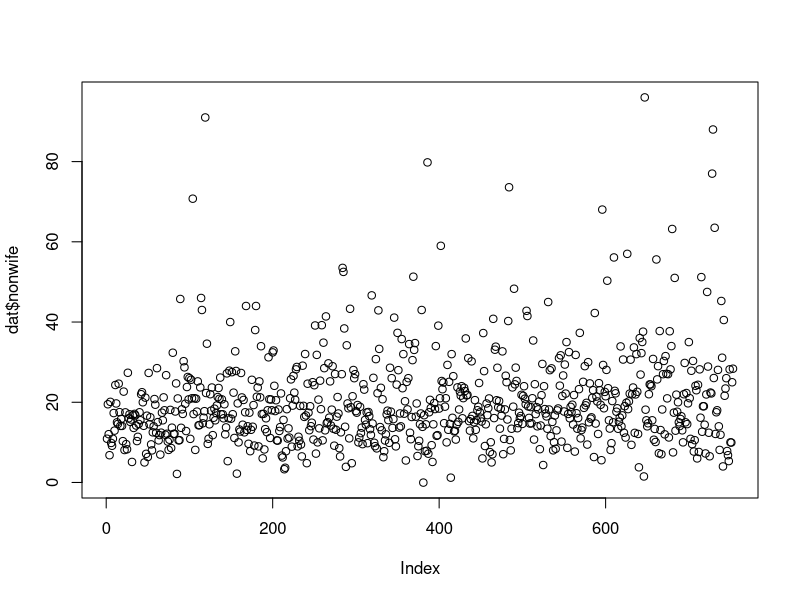
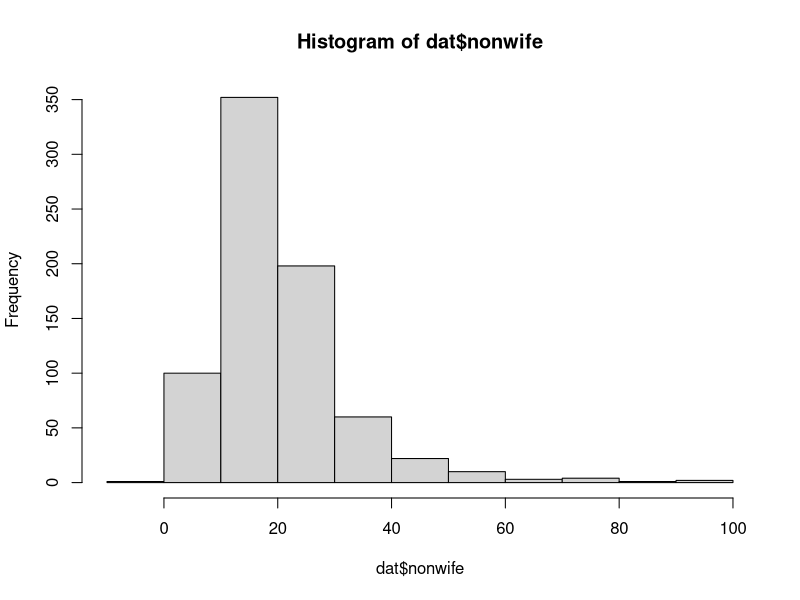
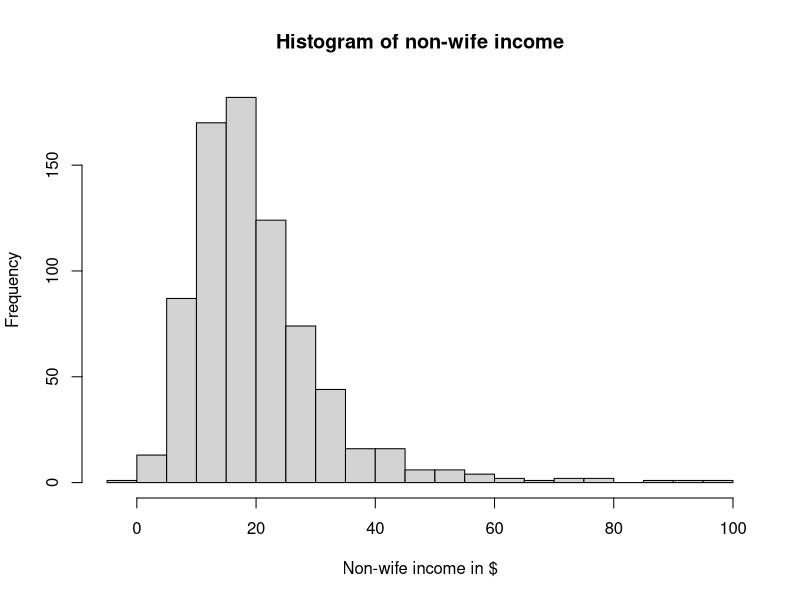
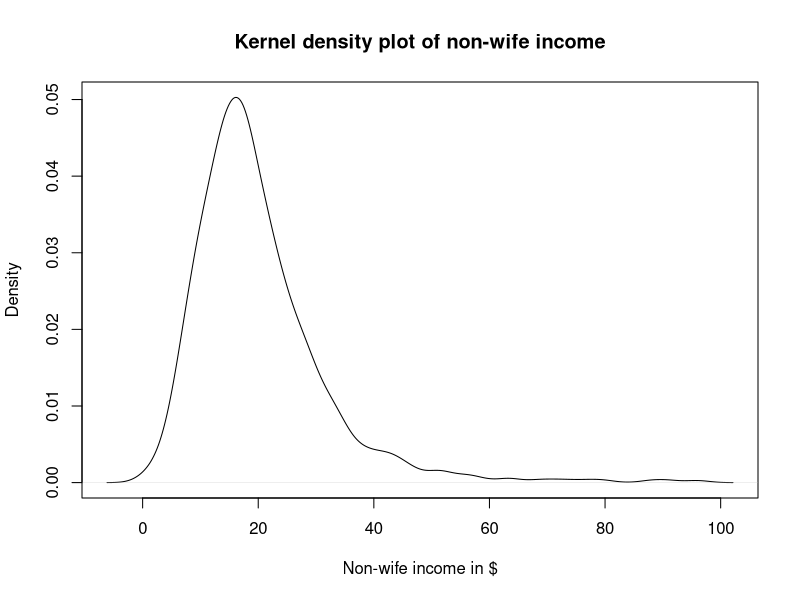
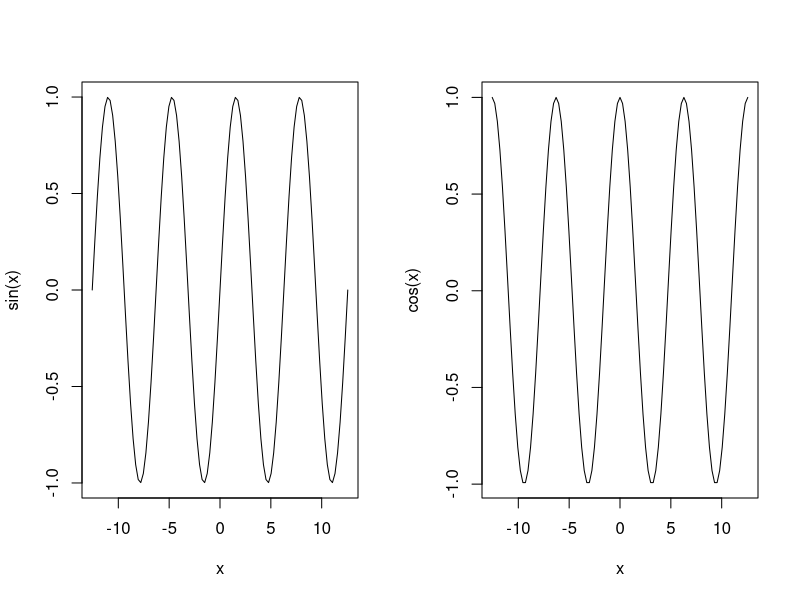
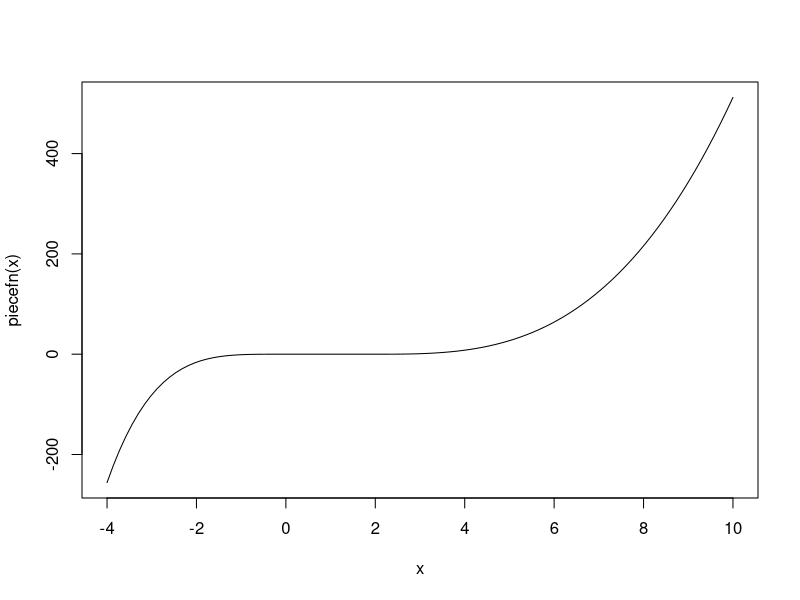
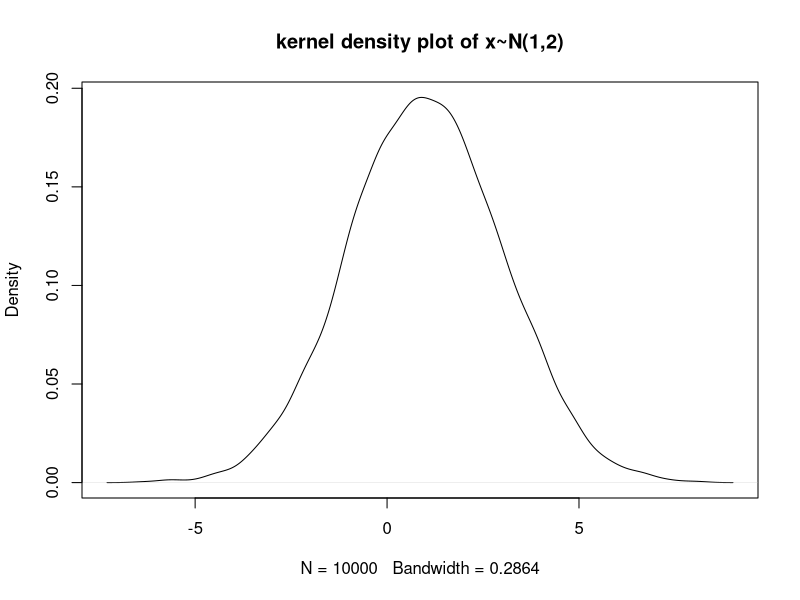
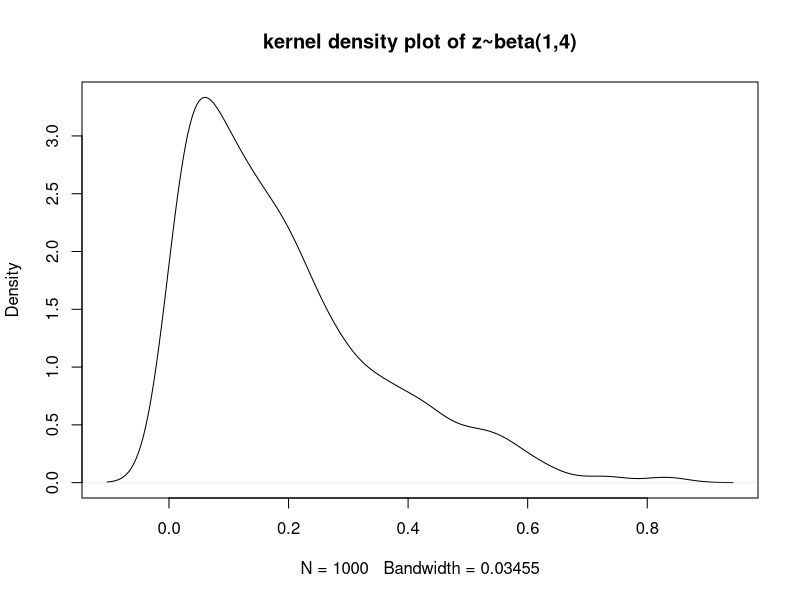

The R source for these figures, in order:
#1.1_Basics_of_R

#============================================================================>
# To set working directory to the source file folder:
# Session -> Set working directory -> To Source file location
# setwd("~/Dropbox/Prog_Codes/Prog_Workshop/Session_1")
#============================================================================>
## Creating, indexing, subsetting and operating vectors

# Create a vector using concatenation

z = 1 # assign a scalar value to z
z # print out value of z to the console

v = c(0,1,7,-2) # create a vector v
v # print vector v to console
w = c(1,3,-12,0) # create a vector w
w # print vector w to console

#--------------------------------------------->
# Arithmetic operations on the vectors and scalars
z + v
w + v
w*v
w/v
# Note: the above operations are element-wise

#--------------------------------------------->
# Index an element of a vector
w[2] # second element of w
w[10] # ??
length(w)
# cannot access an element beyond the length of the vector
#--------------------------------------------->
# Subset a vector
v[1:3] # first 3 elements of v
v[c(2,4)] # 2nd and 4th arguments of v

#============================================================================>
## Creating, indexing, subsetting and operating matrices

# Create a  2 x 2 matrix m

(m = matrix(c(3,-4.2,-7.1,0.95),nrow=2,ncol=2))
# what does ( ) around code do?
#--------------------------------------------->
# Fill matrix by rows; default is by column
(m = matrix(1:6, nrow=2, byrow=T))
#--------------------------------------------->
# Index 2 row
m[2,]
#--------------------------------------------->
# Index 3rd column
m[,3]
#--------------------------------------------->
# (2,3)'th element of the matrix m
m[2,3]
#--------------------------------------------->
# Arithmetic operations on Matrices
m-2

m/5
# Note: these operations are element-wise

#--------------------------------------------->
# Matrix multiplication: 
set.seed(40); M1 = matrix(runif(9),3,3); M1
set.seed(42); M2 = matrix(runif(9),3,3); M2
# Can you explain the above steps?

# M3 is the product of matrices M1 and M2
M3 = M1 %*% M2 
M3 # print M3 to console
#--------------------------------------------->
# Transpose 
t(M1) # transpose of M1
#--------------------------------------------->
#determinant
det(M1) # determinant of M1
det(M2)
det(M3)
#--------------------------------------------->
# Matrix inverse
solve(M1)
solve(M2)
solve(M3)
#--------------------------------------------->
# Eigen values
(ev = eigen(M1))
ev$values
ev$vectors

# is M1 positive definite?

#============================================================================>
## Creating, indexing, subsetting and operating lists
# Lists are a more flexible (than vectors and matrices) of storing objects in R
# List can store objects of different types, character, integers, real numbers, 
# complex numbers, etc. 
# create a vector of strings

s = c("Kofi","Kojo","Ziggy")

L = list(sc=z,v1=v,v2=w,m=m,M1=M1,M2=M2,M3=M3,s=s)
L
# Access elements of list L (either way works)
L$sc
L[[1]]

L$s
L[[8]]

L$M1
L[[5]]

#============================================================================>
## Loading data into R
# Let us load the .csv data from the working directory. This is the mroz data 
# is taken from the Jeffery Wooldridge's textbook website
# Make sure the data set is in the working directory

dat<- read.csv("dat.csv",header = T,sep = " ")
names(dat); dim(dat) # check column names and dimension of matrix
nr = dim(dat)[[1]] # extract number of rows
nc = dim(dat)[[2]] # extract number of columns
nr
nc
#--------------------------------------------->
## Manipulating the data set
# create a matrix of two columns age and experience
xx = as.matrix(cbind(dat$age,dat$experience)) 

# split data set into two, even and odd-indexed rows
eI = (1:floor(nr/2))*2 # even indices; 
head(eI)
tail(eI)

#what are the functions floor(), head(), and tail() doing?

eDat<- cbind(dat$y[eI],xx[eI,]) # subset even-indexed observations of y and xx
oDat<- cbind(dat$y[-eI],xx[-eI,]) # odd-indexed observations of y and xx
# NB: the negation of an index is all but those observations, odd indices in
# our case
summary(dat$y)
summary(xx)
summary(eDat)
summary(oDat)
# compare even-indexed observations to odd-indexed ones. any differences?

#============================================================================>
## Plotting data in R

# simple scatter plot
plot(dat$nonwife)
#--------------------------------------------->
# plot a histogram
hist(dat$nonwife)
#--------------------------------------------->
# a histogram with 30 bins
hist(dat$nonwife, breaks=30, main = "Histogram of non-wife income",
     xlab = "Non-wife income in $")
# use "main = ", "xlab = ", "ylab = " to provide main title, label for the 
# horizontal axis and for the vertical axis respectively.
#--------------------------------------------->
# a kernel density plot (a continuous version of the histrogram)
plot(density(dat$nonwife),main = "Kernel density plot of non-wife income",
     xlab = "Non-wife income in $")
# only use kernel density plot if your variable is truly continuous
#--------------------------------------------->
# Function plots in R
par(mfrow=c(1,2))
curve(sin,-4*pi,4*pi)
curve(cos,-4*pi,4*pi)
par(mfrow=c(1,1))
#============================================================================>
## Logicals in R

# Logicals are useful mainly for verifying whether statements are true or 
# false

# Examples: 
# 1. Verify equality
2 == 3 # is 2 equal to 3? # Note == is logical, = assigns value to the LHS
2 != 3 # is 2 not equal to 3?
2<3 # is 2 less than 3?
2>=3 # is 2 greater or equal to 3?
#--------------------------------------------->
which(w==0) # which element(s) of vector w equals 0?
w[which(w==0)] # extract the such element in w
which(v==12) # which element of vector v equals 12?
which(w%%2==0) #indices of even numbers in w i.e the modulo of which numbers =0?
w[which(w%%2==0)] #even numbers in w
w[-which(w%%2==0)] #non-even numbers in w
#or
w[-which(w%%2!=0)]

#--------------------------------------------->
any(w< -1) # any element of w less than -1? NB. ensure space between < and -
w %in% v # which elements of w in v?
all(w==v) # are vectors w and v exactly equal, i.e. element-wise?
w==v # check element-wise equality
#============================================================================>
## if/else statements

# These statements enable us to carry out a task only if conditions are 
#  satisfied.
i=3
if(w[i]<0){
  print(paste(w[i],"is a negative number"))
}else if(w[i]>0){
  print(paste(w[i],"is a positive number"))
}else{
  print(paste(w[i],"is neither positive nor negative"))
}

# change the value of i to other indices and see what happens

# a programme to print whether number is odd or even
i=3
if(w[i]%%2==0){
  print(paste(w[i],"is an even number"))
}else{
  print(paste(w[i],"is an odd number"))
}

#--------------------------------------------->
# To apply conditional execution to each element of a vector, use the function
# ifelse:

set.seed(333)
x = round(rnorm(10),2); head(x)
y = ifelse(x>0, 1, -1); head(y)
rbind(x,y) #row bind x and y


#============================================================================>
## Loops
# Loops enable a repetition of steps for a given number of times of until some
# condition is met

# for loop: suitable for a finite number of steps known before hand
sum = 0 #initialise sum
for (i in 1:10) sum = sum + i
sum
sum(1:10)

pr = 1
for(j in 1:10) pr = pr*j
pr

#--------------------------------------------->
# For a slightly more complicated example, sum over only even numbers:
sum = 0
for (i in 1:10){ 
  if (i%%2 == 0) sum = sum + i
  } 
# the use of curly brackets for a loop is advisable if you have several steps
sum

# Exercise: sum only over odd numbers from 1 through 20

#--------------------------------------------->
# while loop: suitable for a known stopping criterion but not the number of 
# steps

# We use a while loop to report how many steps it takes to get to position 
# greater than 10, and what that position is given random increments taken 
# from the normal distribution mean .5, standard deviation 1.
x=0
n=0
set.seed(333) 
# set seed when using random number generation for reproducibility of results
while (x <= 10) {
  n=n+1
  x=x+rnorm(1,mean=.5,sd=1)
  }

print(paste ("n = ", n, ", x = ",round(x,2) )) #print out results

# Exercise: Use a while loop to search on the interval [-2,4] for the maximum 
# of f(x) = -(x-1)^2. 
# Use increments of 0.001

#============================================================================>
## User defined functions in R

# Functions in R are key for executing tasks in an orderly way. They take input
# and give output.

# The general form of a function definition is
# f = function(x,y,...) expression involving x, y, ...
# The result of the function will be the last evaluated expression, unless 
# return(function value) is used 

# Here’s a simple function that calculates the first three powers of a vector 
# and arranges the result as a matrix.
#--------------------------------------------->
powers = function(x) {
  matrix(c(x,x^2,x^3),nrow=length(x),ncol=3)
  }
vv = 1:5
powers(vv)
#--------------------------------------------->
# A Cobb-Douglas production function

CDP = function(K,L) (K^0.4) * (L^0.6)
# Example:
CDP(200,40)
# vary inputs and verify output

# Exercise: code the following function: f(x) = -(x-1)^2. Plot this function using
# the curve() function over the interval [-2,4]
#--------------------------------------------->
# A complicated example:
# A function to compute OLS results
OLS<- function(y,x){
  N = length(y) #obtain number of observations
  y = matrix(y,ncol = 1) # a matrix of column length 1
  x = as.matrix(cbind(1,x)) # include 1's for the intercept term
  k=ncol(x) # number of parameters to estimate
  beta = solve(t(x)%*%x)%*%t(x)%*%y # obtain parameters (k x 1 vector)
  res = y - x%*%beta # compute residuals
  df = N - k  #degree of freedom
  sig = sum(res^2)/df #compute sigma squared
  varcov<- sig*solve(t(x)%*%x) # compute variance-covariance matrix
  
  m = matrix(NA,nrow = 4,ncol = k) # a matrix to store regresion results
  m[c(1,2),] = rbind(t(beta),sqrt(diag(varcov))) # first two rows to store parameters
  # and standard errors
  t.stat = m[1,]/m[2,] # compute t statistics
  pval = 2*(1-pt(abs(t.stat),df)) #p values taken from the t distribution
  m[c(3,4), ] <- rbind(t.stat,pval) # store t-stats and p-values in 3rd and 4th rows
  dimnames(m)[[1]]<- c("estimate", "std. error","t value","p value")
  # label the rows
  return(t(m))
}

# Example: 
reg<-OLS(y=dat$nonwife,x=xx)
reg
round(reg,digits = 4) # round to 4 decimal places

# compare to the internal lm() R function
regI<- lm(dat$nonwife~xx)

summary(regI)
reg # for comparison

#--------------------------------------------->
# Write a log-likelihood function for the linear regression model with
# normally distributed errors

like<- function(y,x,pars){
  N = length(y) #obtain number of observations
  y = matrix(y,ncol = 1) # a matrix of column length 1
  x = as.matrix(cbind(1,x)) # include 1's for the intercept term
  k=ncol(x) # number of parameters to estimate
  np = length(pars) #obtain number of parameters (including sigma)
  beta = matrix(pars[-np],ncol = 1) #obtain column vector of parameters
  sig = pars[np]
  res<- y - x%*%beta
  ll = sum(dnorm(res,sd=sqrt(sig),log = T)) #obtain log joint likelihood
  return(ll)
}
# example:
like(y=dat$nonwife,x=xx,pars = rep(1,4))
#return log likelihood value for parameter values of 1's
like(y=dat$nonwife,x=xx,pars = reg[1,]) #evaluate the likehood at the OLS estimates

#--------------------------------------------->
# write and plot a piecewise function

piecefn<- function(x){
  if(x<0){
    y=-x^4
  }else if(x>2){
    y=(x-2)^3
  }else{
    y = 0
  }
  return(y)
}

piecefn=Vectorize(piecefn) # vectorize the function. why?
curve(piecefn,from = -4,to=10) #plot the curve
piecefn(-3)
piecefn(1)
piecefn(2.4)

# Exercise: 
# write a function in R that takes integers as input and prints out if the number
# is negative, positive or zero.
# 

#============================================================================>

## Generating random numbers in R
# Some times, we may want to obtain draws from a distribution or randomise
# certain operations. This can be done in a number of ways.

(x = runif(10)) # uniformly draw 10 numbers in the default interval [0,1]
# Repeat the above step a number of times. Are the numbers the same in each draw?
#--------------------------------------------->
# Now set seed to any number, say 40
set.seed(40) ; (x = runif(10))
# Repeat the above steps. What do you observe?
#--------------------------------------------->
# Make 10 000 draws from the normal distribution, mean 1, standard deviation 1
set.seed(40) ; x = rnorm(10000,mean=1,sd=2)
# Make a density plot
plot(density(x),main = "kernel density plot of x~N(1,2)")
#--------------------------------------------->
# Make 10 000 draws from the beta distribution
set.seed(40)
z = rbeta(1000,shape1 = 1, shape2 = 4)
plot(density(z),main = "kernel density plot of z~beta(1,4)")

#============================================================================>
